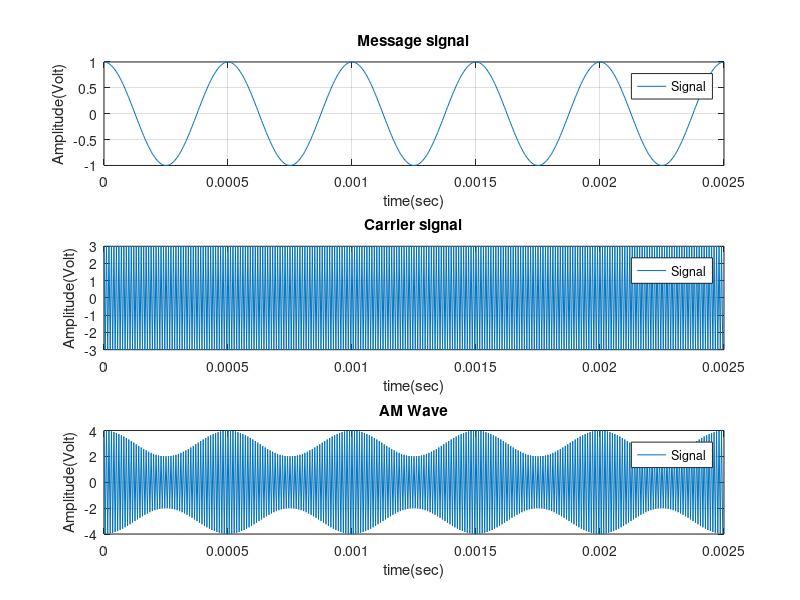
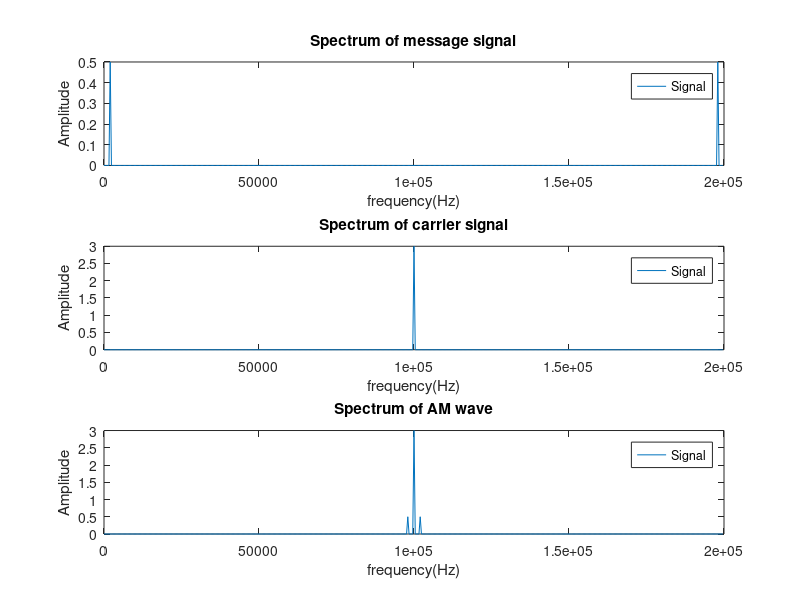
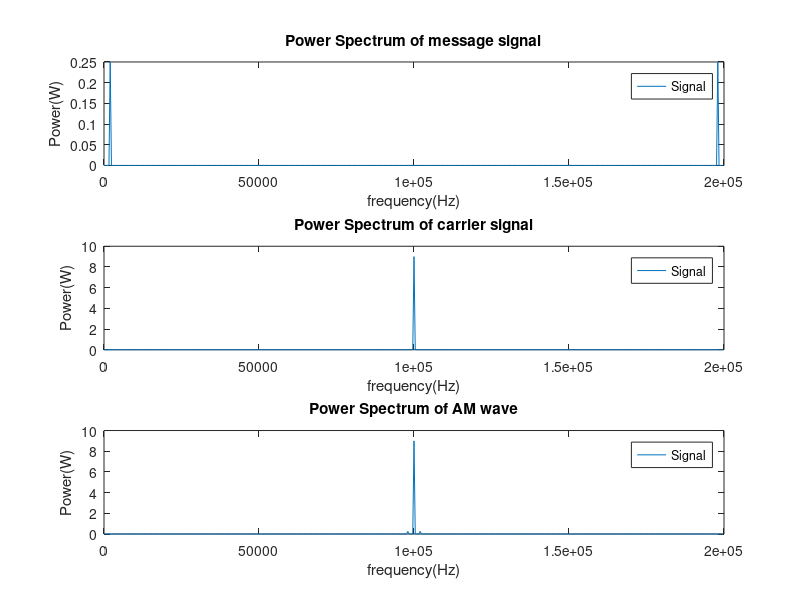

MATLAB code for these plots, in order:
clear;
clc;
close all;

Fs = 200*1000;
T = 1/Fs;
L = 500;
t = (0:L-1)*T;
Fm = 2000;
Fc = 100000;

m = cos(2*pi*Fm*t);
c = 3*cos(2*pi*Fc*t);


subplot(3, 1, 1);
plot(t, m);
title('Message signal');
xlabel("time(sec)");
ylabel("Amplitude(Volt)");
legend("Signal");
grid;
subplot(3, 1, 2);
plot(t, c);
title('Carrier signal');
xlabel("time(sec)");
ylabel("Amplitude(Volt)");
legend("Signal");
grid;

y = (3 + m).*(c/3);

subplot(3, 1, 3);
plot(t, y);
title('AM Wave');
xlabel("time(sec)");
ylabel("Amplitude(Volt)");
legend("Signal");
grid;

%freq spectrums’ 

f = Fs*(0:(L-1))/L;


figure;
M = fft(m);
P2_1 = abs(M/L);
P1_1 = P2_1(1:L/2+1);
P1_1(2:end-1) = 2*P1_1(2:end-1);

subplot(3, 1, 1);
plot(f, P2_1);
title('Spectrum of message signal');
xlabel("frequency(Hz)");
ylabel("Amplitude");
legend("Signal");


C = fft(c);
P2_2 = abs(C/L);
P1_2 = P2_2(1:L/2+1);
P1_2(2:end-1) = 2*P1_2(2:end-1);

subplot(3, 1, 2);
plot(f, P2_2);
title('Spectrum of carrier signal');
xlabel("frequency(Hz)");
ylabel("Amplitude");
legend("Signal");


Y = fft(y);

P2_3 = abs(Y/L);
P1_3 = P2_3(1:L/2+1);
P1_3(2:end-1) = 2*P1_3(2:end-1);

subplot(3, 1, 3);
plot(f, P2_3);
title('Spectrum of AM wave');
xlabel("frequency(Hz)");
ylabel("Amplitude");
legend("Signal");


figure;
subplot(3,1,1);
plot(f,P2_1.^2);
title('Power Spectrum of message signal');
xlabel("frequency(Hz)");
ylabel("Power(W)");
legend("Signal");

subplot(3,1,2);
plot(f,P2_2.^2);
title('Power Spectrum of carrier signal');
xlabel("frequency(Hz)");
ylabel("Power(W)");
legend("Signal");

subplot(3,1,3);
plot(f,P2_3.^2);
title('Power Spectrum of AM wave');
xlabel("frequency(Hz)");
ylabel("Power(W)");
legend("Signal");